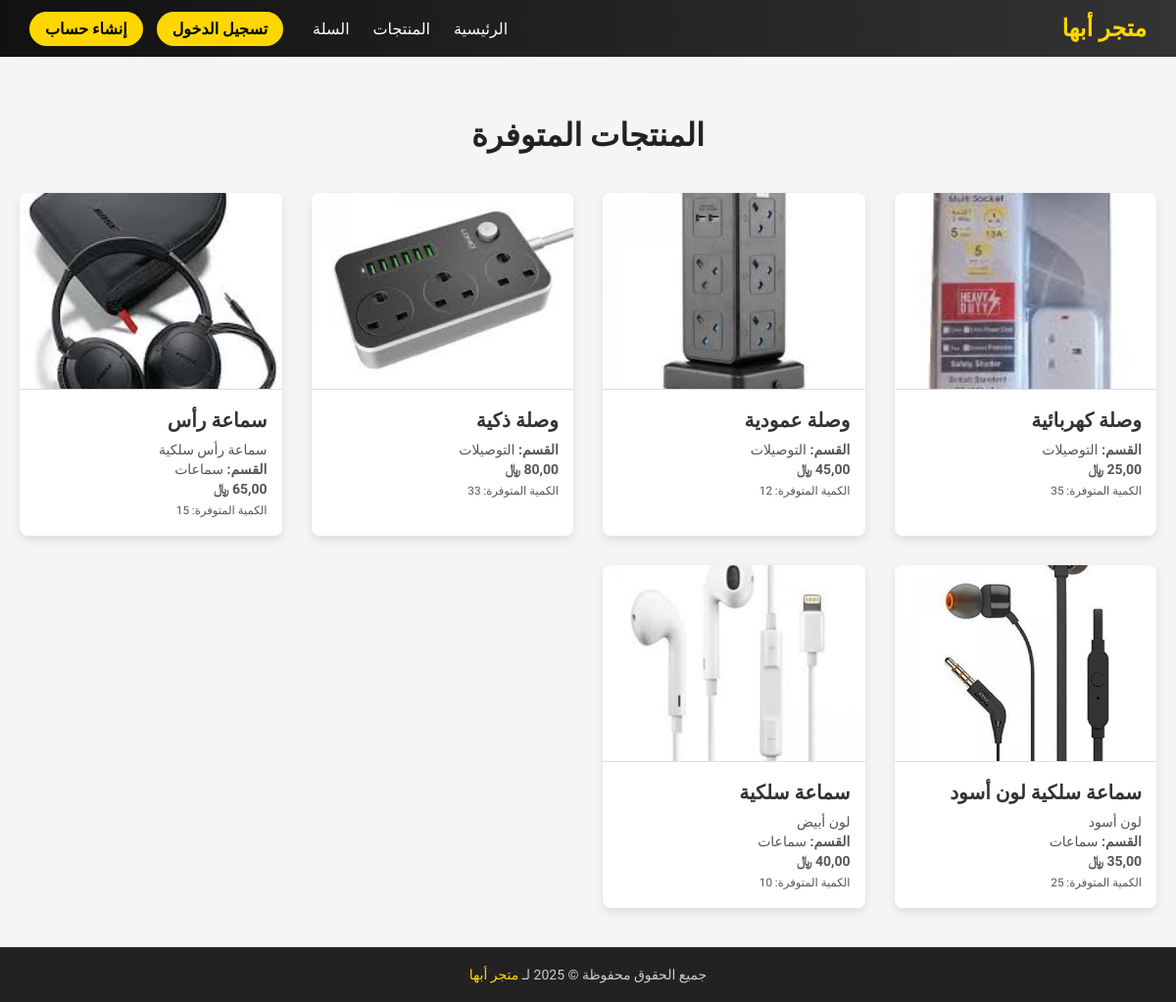
/products/, run on an earlier commit of the app's database.
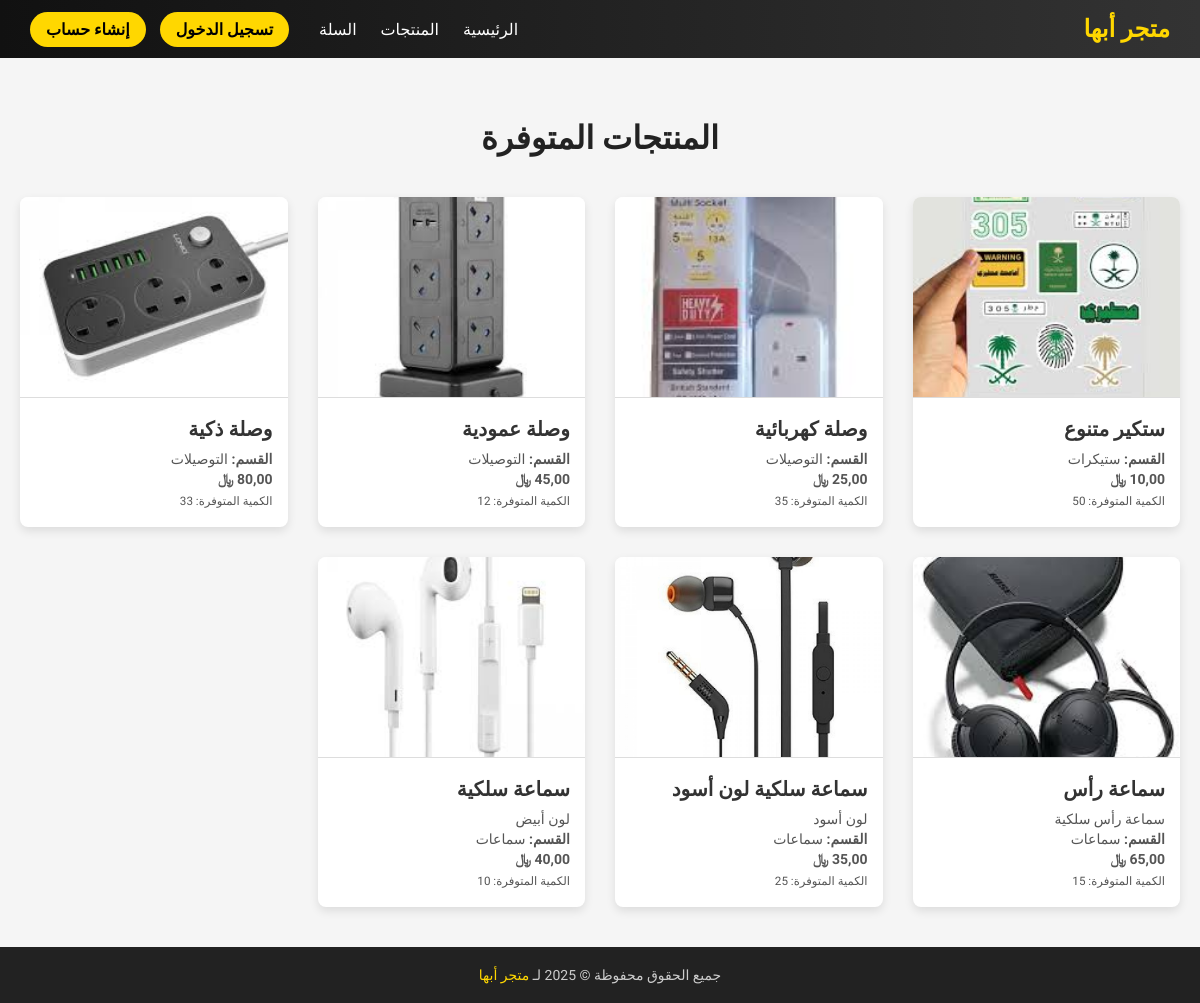
And on a later commit of the database.
### catalog/models.py (models this page shows, shortened)
class Product(models.Model):
    name = models.CharField("اسم المنتج", max_length=200)
    description = models.TextField("الوصف", blank=True)
    price = models.DecimalField("السعر", max_digits=10, decimal_places=2)
    quantity = models.PositiveIntegerField("الكمية")
    category = models.ForeignKey(
        Category,
        verbose_name="القسم",
        on_delete=models.SET_NULL,
        null=True,
        blank=True
    )
    image = models.ImageField(
        "الصورة",
        upload_to='product_images/',
        null=True,
        blank=True
    )
    is_active = models.BooleanField("نشط", default=True)
    created_at = models.DateTimeField("تاريخ الإضافة", auto_now_add=True)
    class Meta:
        verbose_name = "منتج"
        verbose_name_plural = "المنتجات"

class Category(models.Model):
    name = models.CharField("اسم القسم", max_length=100)
    class Meta:
        verbose_name = "قسم"
        verbose_name_plural = "الأقسام"
    def __str__(self):
        return self.name

### catalog/views.py (the view)
# urls.py: path('', views.product_list, name='product_list'),
def product_list(request):
    products = Product.objects.filter(is_active=True).order_by('-created_at')
    return render(request, 'catalog/product_list.html', {'products': products})

### templates/catalog/product_list.html (shortened to what this page needs)
<!DOCTYPE html>
<html lang="ar" dir="rtl">
<head>
</head>
<body>
{% load static %}
{% include 'header.html' %}
<div class="container">
  <h1>المنتجات المتوفرة</h1>
  <div class="product-grid">
    {% for product in products %}
      <div class="product-card">
        {% if product.image %}
          <img src="{{ product.image.url }}" alt="{{ product.name }}">
        {% else %}
          <img src="{% static 'no-image.png' %}" alt="لا توجد صورة">
        {% endif %}
        <div class="product-info">
          <h2>{{ product.name }}</h2>
          <p>{{ product.description|truncatewords:15 }}</p>
          <p><strong>القسم:</strong> {{ product.category }}</p>
          <p class="price">{{ product.price }} ﷼</p>
          <p><small>الكمية المتوفرة: {{ product.quantity }}</small></p>
        </div>
      </div>
    {% empty %}
      <p style="text-align:center;">لا توجد منتجات متاحة حالياً.</p>
    {% endfor %}
  </div>
</div>
{% include 'footer.html' %}
</body>
</html>

### templates/header.html (shortened to what this page needs)
{% load static %}
<!DOCTYPE html>
<html lang="ar" dir="rtl">
<head>
</head>
<body>
<header>
  <div class="brand">متجر أبها</div>
  <div class="nav-section">
    <div class="nav-links">
      <a href="{% url 'home' %}">الرئيسية</a>
      <a href="{% url 'product_list' %}">المنتجات</a>
      <a href="#">السلة</a>
    </div>
    <div class="auth-buttons">
      {% if user.is_authenticated %}
        <a href="{% url 'logout' %}">تسجيل الخروج</a>
      {% else %}
        <a href="{% url 'login' %}">تسجيل الدخول</a>
       <a href="{% url 'accounts:signup' %}">إنشاء حساب</a>
      {% endif %}
    </div>
  </div>
</header>
</body>
</html>

### templates/footer.html (shortened to what this page needs)
<!DOCTYPE html>
<html lang="ar" dir="rtl">
<head>
</head>
<body>
<footer>
  جميع الحقوق محفوظة &copy; 2025 لـ <a href="{% url 'home' %}">متجر أبها</a>
</footer>
</body>
</html>

### templates/catalog/product_list.html (style rules this page uses)
body { font-family: 'Cairo', sans-serif; margin: 0; background-color: #f5f5f5; }
.container { max-width: 1200px; margin: auto; padding: 40px 20px; }
h1 { text-align: center; color: #222; margin-bottom: 40px; }
.product-grid { display: grid; grid-template-columns: repeat(auto-fill, minmax(250px, 1fr)); gap: 30px; }
.product-card { background: white; border-radius: 8px; box-shadow: 0 4px 10px rgba(0,0,0,0.1); overflow: hidden; transition: transform 0.3s ease; }
.product-card img { width: 100%; height: 200px; object-fit: cover; border-bottom: 1px solid #ddd; }
.product-info { padding: 15px; }
.product-info h2 { font-size: 20px; color: #333; margin: 0 0 10px; }
.product-info p { margin: 4px 0; color: #555; font-size: 14px; }
.price { color: goldenrod; font-weight: bold; font-size: 18px; margin-top: 10px; }

### templates/header.html (style rules this page uses)
body { margin: 0; font-family: 'Cairo', sans-serif; }
header { background: linear-gradient(to left, #333, #111); color: white; padding: 15px 30px; display: flex; align-items: center; justify-content: space-between; }
.brand { font-size: 24px; font-weight: bold; color: gold; }
.nav-links a { margin-left: 20px; text-decoration: none; color: white; font-size: 16px; }
.auth-buttons a { margin-right: 10px; padding: 8px 16px; border-radius: 20px; background-color: gold; color: #000; font-weight: bold; text-decoration: none; transition: background 0.3s; }
.nav-section { display: flex; align-items: center; }

### templates/footer.html (style rules this page uses)
footer { background: #222; color: #ccc; text-align: center; padding: 20px; font-family: 'Cairo', sans-serif; font-size: 14px; }
footer a { color: gold; text-decoration: none; }

What changed in the data, as far as the page shows it:
added Product: image (picture), name "ستكير متنوع", category "ستيكرات", price "10,00", quantity "50"
